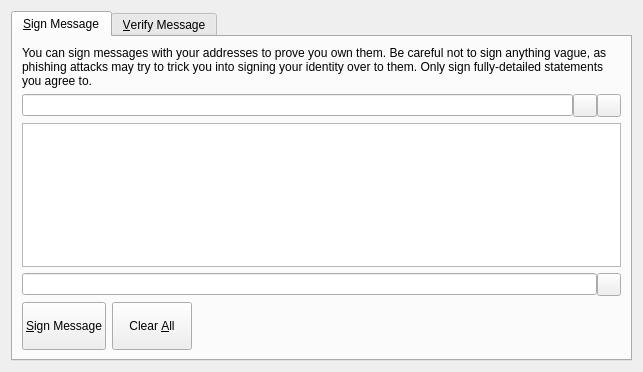
<?xml version="1.0" encoding="UTF-8"?>
<ui version="4.0">
 <class>SignVerifyMessageDialog</class>
 <widget class="QDialog" name="SignVerifyMessageDialog">
  <property name="geometry">
   <rect>
    <x>0</x>
    <y>0</y>
    <width>643</width>
    <height>372</height>
   </rect>
  </property>
  <property name="windowTitle">
   <string>Signatures - Sign / Verify a Message</string>
  </property>
  <property name="modal">
   <bool>true</bool>
  </property>
  <layout class="QVBoxLayout" name="verticalLayout">
   <item>
    <widget class="QTabWidget" name="tabWidget">
     <property name="currentIndex">
      <number>0</number>
     </property>
     <widget class="QWidget" name="tabSignMessage">
      <attribute name="title">
       <string>&amp;Sign Message</string>
      </attribute>
      <layout class="QVBoxLayout" name="verticalLayout_SM">
       <item>
        <widget class="QLabel" name="infoLabel_SM">
         <property name="text">
          <string>You can sign messages with your addresses to prove you own them. Be careful not to sign anything vague, as phishing attacks may try to trick you into signing your identity over to them. Only sign fully-detailed statements you agree to.</string>
         </property>
         <property name="textFormat">
          <enum>Qt::PlainText</enum>
         </property>
         <property name="wordWrap">
          <bool>true</bool>
         </property>
        </widget>
       </item>
       <item>
        <layout class="QHBoxLayout" name="horizontalLayout_1_SM">
         <property name="spacing">
          <number>0</number>
         </property>
         <item>
          <widget class="QValidatedLineEdit" name="addressIn_SM">
           <property name="toolTip">
            <string>The address to sign the message with (e.g. PEbmpvbq3dBFFqMWybLYKpjFWKfVKFcZFr)</string>
           </property>
           <property name="maxLength">
            <number>34</number>
           </property>
          </widget>
         </item>
         <item>
          <widget class="QToolButton" name="addressBookButton_SM">
           <property name="toolTip">
            <string>Choose an address from the address book</string>
           </property>
           <property name="text">
            <string/>
           </property>
           <property name="icon">
            <iconset resource="../themes.qrc">
             <normaloff>:/default/res/themes/default/icons/light/sign-in.png</normaloff>:/default/res/themes/default/icons/light/sign-in.png</iconset>
           </property>
           <property name="shortcut">
            <string>Alt+A</string>
           </property>
          </widget>
         </item>
         <item>
          <widget class="QToolButton" name="pasteButton_SM">
           <property name="toolTip">
            <string>Paste address from clipboard</string>
           </property>
           <property name="text">
            <string/>
           </property>
           <property name="icon">
            <iconset resource="../themes.qrc">
             <normaloff>:/default/res/themes/default/icons/light/paste.png</normaloff>:/default/res/themes/default/icons/light/paste.png</iconset>
           </property>
           <property name="shortcut">
            <string>Alt+P</string>
           </property>
          </widget>
         </item>
        </layout>
       </item>
       <item>
        <widget class="QPlainTextEdit" name="messageIn_SM">
         <property name="toolTip">
          <string>Enter the message you want to sign here</string>
         </property>
        </widget>
       </item>
       <item>
        <layout class="QHBoxLayout" name="horizontalLayout_2_SM">
         <property name="spacing">
          <number>0</number>
         </property>
         <item>
          <widget class="QLineEdit" name="signatureOut_SM">
           <property name="font">
            <font>
             <italic>true</italic>
            </font>
           </property>
           <property name="readOnly">
            <bool>true</bool>
           </property>
          </widget>
         </item>
         <item>
          <widget class="QToolButton" name="copySignatureButton_SM">
           <property name="toolTip">
            <string>Copy the current signature to the system clipboard</string>
           </property>
           <property name="text">
            <string/>
           </property>
           <property name="icon">
            <iconset resource="../themes.qrc">
             <normaloff>:/default/res/themes/default/icons/light/copy.png</normaloff>:/default/res/themes/default/icons/light/copy.png</iconset>
           </property>
          </widget>
         </item>
        </layout>
       </item>
       <item>
        <layout class="QHBoxLayout" name="horizontalLayout_3_SM">
         <item>
          <widget class="QPushButton" name="signMessageButton_SM">
           <property name="sizePolicy">
            <sizepolicy hsizetype="Preferred" vsizetype="Minimum">
             <horstretch>0</horstretch>
             <verstretch>0</verstretch>
            </sizepolicy>
           </property>
           <property name="toolTip">
            <string>Sign the message to prove you own this Poriun address</string>
           </property>
           <property name="text">
            <string>&amp;Sign Message</string>
           </property>
           <property name="icon">
            <iconset resource="../themes.qrc">
             <normaloff>:/default/res/themes/default/icons/light/sign-in.png</normaloff>:/default/res/themes/default/icons/light/sign-in.png</iconset>
           </property>
           <property name="autoDefault">
            <bool>false</bool>
           </property>
          </widget>
         </item>
         <item>
          <widget class="QPushButton" name="clearButton_SM">
           <property name="sizePolicy">
            <sizepolicy hsizetype="Preferred" vsizetype="Minimum">
             <horstretch>0</horstretch>
             <verstretch>0</verstretch>
            </sizepolicy>
           </property>
           <property name="toolTip">
            <string>Reset all sign message fields</string>
           </property>
           <property name="text">
            <string>Clear &amp;All</string>
           </property>
           <property name="icon">
            <iconset resource="../bitcoin.qrc">
             <normaloff>:/icons/remove</normaloff>:/icons/remove</iconset>
           </property>
           <property name="autoDefault">
            <bool>false</bool>
           </property>
          </widget>
         </item>
         <item>
          <spacer name="horizontalSpacer_1_SM">
           <property name="orientation">
            <enum>Qt::Horizontal</enum>
           </property>
           <property name="sizeHint" stdset="0">
            <size>
             <width>40</width>
             <height>48</height>
            </size>
           </property>
          </spacer>
         </item>
         <item>
          <widget class="QLabel" name="statusLabel_SM">
           <property name="font">
            <font>
             <weight>75</weight>
             <bold>true</bold>
            </font>
           </property>
           <property name="text">
            <string/>
           </property>
           <property name="wordWrap">
            <bool>true</bool>
           </property>
          </widget>
         </item>
        </layout>
       </item>
      </layout>
     </widget>
     <widget class="QWidget" name="tabVerifyMessage">
      <attribute name="title">
       <string>&amp;Verify Message</string>
      </attribute>
      <layout class="QVBoxLayout" name="verticalLayout_VM">
       <item>
        <widget class="QLabel" name="infoLabel_VM">
         <property name="text">
          <string>Enter the signing address, message (ensure you copy line breaks, spaces, tabs, etc. exactly) and signature below to verify the message. Be careful not to read more into the signature than what is in the signed message itself, to avoid being tricked by a man-in-the-middle attack.</string>
         </property>
         <property name="textFormat">
          <enum>Qt::PlainText</enum>
         </property>
         <property name="alignment">
          <set>Qt::AlignLeading|Qt::AlignLeft|Qt::AlignTop</set>
         </property>
         <property name="wordWrap">
          <bool>true</bool>
         </property>
        </widget>
       </item>
       <item>
        <layout class="QHBoxLayout" name="horizontalLayout_1_VM">
         <property name="spacing">
          <number>0</number>
         </property>
         <item>
          <widget class="QValidatedLineEdit" name="addressIn_VM">
           <property name="toolTip">
            <string>The address the message was signed with (e.g. PEbmpvbq3dBFFqMWybLYKpjFWKfVKFcZFr)</string>
           </property>
           <property name="maxLength">
            <number>34</number>
           </property>
          </widget>
         </item>
         <item>
          <widget class="QToolButton" name="addressBookButton_VM">
           <property name="toolTip">
            <string>Choose an address from the address book</string>
           </property>
           <property name="text">
            <string/>
           </property>
           <property name="icon">
            <iconset resource="../themes.qrc">
             <normaloff>:/default/res/themes/default/icons/light/address-book.png</normaloff>:/default/res/themes/default/icons/light/address-book.png</iconset>
           </property>
           <property name="shortcut">
            <string>Alt+A</string>
           </property>
          </widget>
         </item>
        </layout>
       </item>
       <item>
        <widget class="QPlainTextEdit" name="messageIn_VM"/>
       </item>
       <item>
        <widget class="QValidatedLineEdit" name="signatureIn_VM"/>
       </item>
       <item>
        <layout class="QHBoxLayout" name="horizontalLayout_2_VM">
         <item>
          <widget class="QPushButton" name="verifyMessageButton_VM">
           <property name="sizePolicy">
            <sizepolicy hsizetype="Preferred" vsizetype="Minimum">
             <horstretch>0</horstretch>
             <verstretch>0</verstretch>
            </sizepolicy>
           </property>
           <property name="toolTip">
            <string>Verify the message to ensure it was signed with the specified Poriun address</string>
           </property>
           <property name="text">
            <string>&amp;Verify Message</string>
           </property>
           <property name="icon">
            <iconset resource="../themes.qrc">
             <normaloff>:/default/res/themes/default/icons/light/verify.png</normaloff>:/default/res/themes/default/icons/light/verify.png</iconset>
           </property>
           <property name="autoDefault">
            <bool>false</bool>
           </property>
          </widget>
         </item>
         <item>
          <widget class="QPushButton" name="clearButton_VM">
           <property name="sizePolicy">
            <sizepolicy hsizetype="Preferred" vsizetype="Minimum">
             <horstretch>0</horstretch>
             <verstretch>0</verstretch>
            </sizepolicy>
           </property>
           <property name="toolTip">
            <string>Reset all verify message fields</string>
           </property>
           <property name="text">
            <string>Clear &amp;All</string>
           </property>
           <property name="icon">
            <iconset resource="../bitcoin.qrc">
             <normaloff>:/icons/remove</normaloff>:/icons/remove</iconset>
           </property>
           <property name="autoDefault">
            <bool>false</bool>
           </property>
          </widget>
         </item>
         <item>
          <spacer name="horizontalSpacer_1_VM">
           <property name="orientation">
            <enum>Qt::Horizontal</enum>
           </property>
           <property name="sizeHint" stdset="0">
            <size>
             <width>40</width>
             <height>48</height>
            </size>
           </property>
          </spacer>
         </item>
         <item>
          <widget class="QLabel" name="statusLabel_VM">
           <property name="font">
            <font>
             <weight>75</weight>
             <bold>true</bold>
            </font>
           </property>
           <property name="text">
            <string/>
           </property>
           <property name="wordWrap">
            <bool>true</bool>
           </property>
          </widget>
         </item>
        </layout>
       </item>
      </layout>
     </widget>
    </widget>
   </item>
  </layout>
 </widget>
 <customwidgets>
  <customwidget>
   <class>QValidatedLineEdit</class>
   <extends>QLineEdit</extends>
   <header>qvalidatedlineedit.h</header>
  </customwidget>
 </customwidgets>
 <resources>
  <include location="../bitcoin.qrc"/>
  <include location="../themes.qrc"/>
 </resources>
 <connections/>
</ui>
